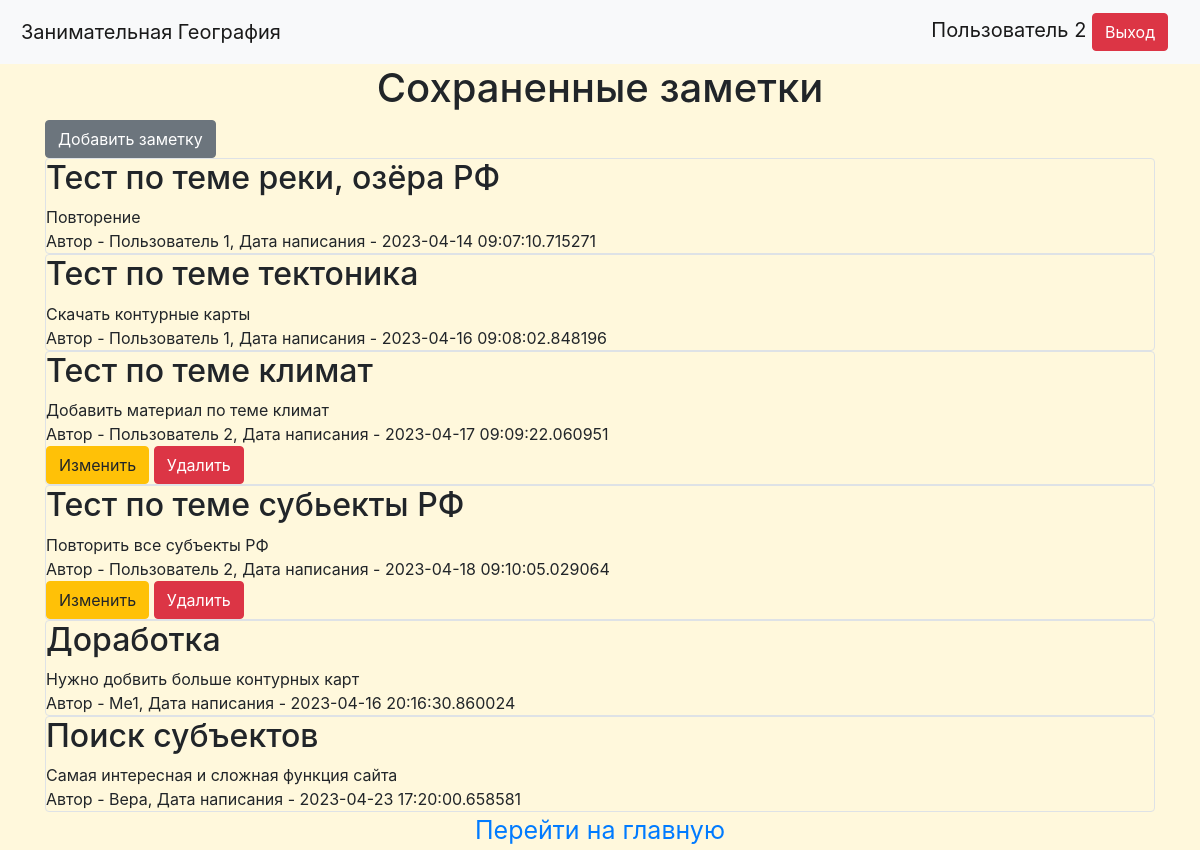
The app's page /notes (signed in) with its own data.
### data/users.py (models this page shows, shortened)
class User(SqlAlchemyBase, UserMixin):
    __tablename__ = 'users'
    id = sqlalchemy.Column(sqlalchemy.Integer, primary_key=True, autoincrement=True)
    name = sqlalchemy.Column(sqlalchemy.String, nullable=True)
    about = sqlalchemy.Column(sqlalchemy.String, nullable=True)
    email = sqlalchemy.Column(sqlalchemy.String, index=True, unique=True, nullable=True)
    hashed_password = sqlalchemy.Column(sqlalchemy.String, nullable=True)
    created_date = sqlalchemy.Column(sqlalchemy.DateTime, default=datetime.datetime.now)
    news = orm.relationship("News", back_populates='user')

### data/news.py (models this page shows)
class News(SqlAlchemyBase):
    __tablename__ = 'news'
    id = sqlalchemy.Column(sqlalchemy.Integer, primary_key=True, autoincrement=True)
    title = sqlalchemy.Column(sqlalchemy.String, nullable=True)
    content = sqlalchemy.Column(sqlalchemy.String, nullable=True)
    created_date = sqlalchemy.Column(sqlalchemy.DateTime, default=datetime.datetime.now)
    is_private = sqlalchemy.Column(sqlalchemy.Boolean, default=True)
    user_id = sqlalchemy.Column(sqlalchemy.Integer, sqlalchemy.ForeignKey("users.id"))
    user = orm.relationship('User')
    categories = orm.relationship("Category", secondary="association", backref="news")

### main.py (the view)
@app.route("/notes")
def notes():
    db_sess = db_session.create_session()
    if current_user.is_authenticated:
        news = db_sess.query(News).filter((News.user == current_user) | (News.is_private != True))
    else:
        news = db_sess.query(News).filter(News.is_private != True)
    return render_template("notes.html", news=news)

### data/db_session.py (called while the page is built)
def create_session() -> Session:
    global __factory
    return __factory()

### main.py (called while the page is built)
@login_manager.user_loader
def load_user(user_id):
    db_sess = db_session.create_session()
    return db_sess.query(User).get(user_id)

### templates/notes.html
{% extends "base.html" %}
{% block content %}
    <h1>Сохраненные заметки</h1>
    {% if current_user.is_authenticated %}
        <a href="news" class="btn btn-secondary">Добавить заметку</a>
    {% endif %}
    {% for item in news %}
        <div class="col-md6 border rounded">
            <h2>{{ item.title }}</h2>
            <div>
                {{ item.content }}
            </div>
            <div>
                Автор - {{ item.user.name }}, Дата написания - {{ item.created_date }}
            </div>
            {% if current_user.is_authenticated and current_user == item.user %}
                <div>
                    <a href="/news/{{ item.id }}" class="btn btn-warning">Изменить</a>
                    <a href="/news_delete/{{ item.id }}" class="btn btn-danger">Удалить</a>
                </div>
            {% endif %}
        </div>
    {% endfor %}
    <div class="go_to_homepage">
         <a class="go_to_homepage" href="{{url_for('Geo_Core')}}"> Перейти на главную</a>
    </div>
{% endblock %}

### templates/base.html (shortened to what this page needs)
<!doctype html>
<html lang="en">
<head>
    <link rel="stylesheet"
          href="https://stackpath.bootstrapcdn.com/bootstrap/4.4.1/css/bootstrap.min.css"
>
    <link rel="stylesheet" type="text/css" href="{{url_for('static', filename='css/style.css')}}" />
    <link rel="stylesheet" type="text/css" href="{{url_for('static', filename='css/style_maps.css')}}" />
    <link rel="stylesheet" type="text/css" href="{{url_for('static', filename='css/style_def.css')}}" />
    <link rel="stylesheet" type="text/css" href="{{url_for('static', filename='css/info.css')}}" />
</head>
<body style="background-color:rgb(255, 248, 220);">
<header>
    <nav class="navbar navbar-light bg-light">
        <a class="navbar-brand" href="#">Занимательная География</a>
        <div class="navbar-brand">
        {% if current_user.is_authenticated %}
                {{ current_user.name }}
                <a class="btn btn-danger" href="/logout" >Выход</a>
        {% else %}
                <a class="btn btn-primary" href="/register">Зарегистрироваться</a>
                <a class="btn btn-success" href="/login">Войти</a>
        {% endif %}
        </div>
    </nav>
</header>
<main role="main" class="container">
    {% block content %}{% endblock %}
</main>
</body>
</html>

### static/css/style_maps.css (style rules this page uses)
a { text-align: center; padding: 5px; }
h1 { text-align: center; }

### static/css/style_def.css (style rules this page uses)
* { margin: 0; }
.go_to_homepage { text-align: center; font-size: 25px }

### records on screen
User: name "Пользователь 2"
News: title "Тест по теме реки, озёра РФ", content "Повторение", user.name "Пользователь 1", created_date "2023-04-14 09:07:10.715271"
News: title "Тест по теме тектоника", content "Скачать контурные карты", user.name "Пользователь 1", created_date "2023-04-16 09:08:02.848196"
News: title "Тест по теме климат", content "Добавить материал по теме климат", user.name "Пользователь 2", created_date "2023-04-17 09:09:22.060951"
News: title "Тест по теме субьекты РФ", content "Повторить все субъекты РФ", user.name "Пользователь 2", created_date "2023-04-18 09:10:05.029064"
News: title "Доработка", content "Нужно добвить больше контурных карт", user.name "Me1", created_date "2023-04-16 20:16:30.860024"
News: title "Поиск субъектов", content "Самая интересная и сложная функция сайта", user.name "Вера", created_date "2023-04-23 17:20:00.658581"
